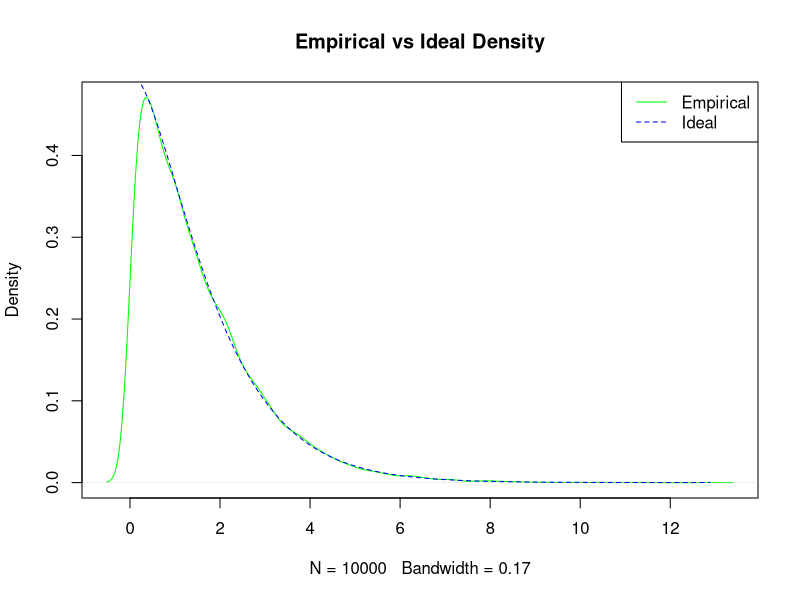
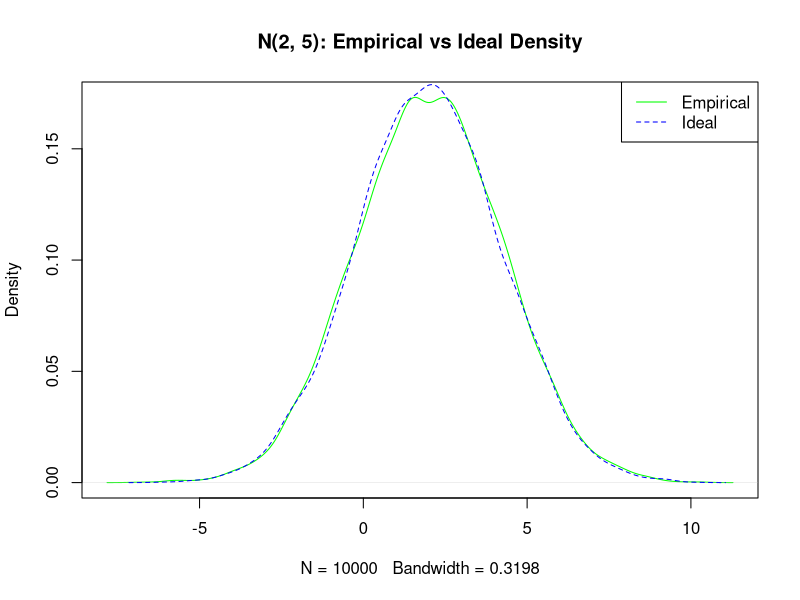
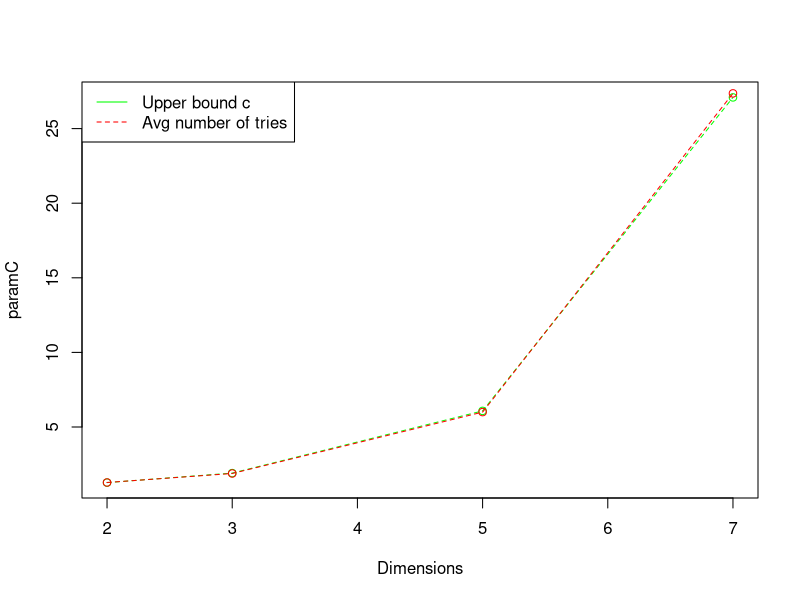

Write R code to recreate these figures, in order.
## ---- chunk 1
knitr::opts_chunk$set(echo = TRUE)
## ---- chunk 2
    ar.from.exp <- function(lambda_star = 0.618) {
      n_try <- 0
      
      # compute c
      paramC <- exp(-lambda_star) / (2 * lambda_star * (1 - lambda_star))  # \approx 1.141
      
      while(TRUE) {
        n_try <- n_try + 1
        # Generate a proposal
        proposal <- rexp(1, rate = lambda_star)
        
        # probability of proposal under target distro
        py <- (1 + proposal) * exp(-proposal) / 2
        
        # probability of proposal under proposal distro
        qy <- dexp(proposal, rate = lambda_star)
        
        if (runif(1) < py / (paramC * qy)) {
          break
        }
      }
      return(c(proposal, n_try))
    }
## ---- chunk 3
    N <- 10000
    samples <- numeric(N)
    for (ix in 1:N) {
      x <- ar.from.exp()
      samples[ix] <- x[1]
    }
## ---- chunk 4
    # Empirical mean,
    print(mean(samples))  # should be approx 1.5
## ---- chunk 5
    support <- seq(min(samples), max(samples), length=1000)
    theoretical <- (1 + support) * exp(-support) / 2
    empirical <- density(samples)
    plot(empirical, col="green", main="Empirical vs Ideal Density")
    lines(support, theoretical, col="blue", lty=2)
    legend("topright", lty=1:2, col=c("green", "blue"), legend=c("Empirical", "Ideal"))
## ---- chunk 6
    l1 <- 0.1
    l2 <- 0.9
    # See how many tries it takes for the AR to generate a sample for
    # suboptimal lambda values
    tries_l1 <- numeric(length=N)
    tries_l2 <- numeric(length=N)
    for (i in 1:N) {
      x <- ar.from.exp(l1)
      y <- ar.from.exp(l2)
      tries_l1[i] <- x[2]
      tries_l2[i] <- y[2]
    }
    print(mean(tries_l1))
    print(mean(tries_l2))
## ---- chunk 7
    box.muller <- function(mu = 0, sigma2 = 1) {
      u <- runif(2)
      r <- sqrt(-2 * log(u[1]))
      theta <- 2 * pi * u[2]
      return(c(r * cos(theta), r * sin(theta)))
    }
## ---- chunk 8
    box.muller <- function(mu = 0, sigma2 = 1) {
      u <- runif(2)
      r <- sqrt(-2 * log(u[1]))
      theta <- 2 * pi * u[2]
      samples <- c(r * cos(theta), r * sin(theta))
      return(sqrt(sigma2) * samples + mu)  # Scale by std, shift by mean
    }
## ---- chunk 9
    X <- matrix(, nrow=5000, ncol=2)
    for (i in 1:5000) {
      X[i,] <- box.muller(mu = 2, sigma2 = 5)
    }
## ---- chunk 10
    ideal_mean <- 2
    print(mean(X))  # should be /approx 2
## ---- chunk 11
    ideal <- rnorm(10000, mean=2, sd=sqrt(5))
    plot(density(X), col="green", main="N(2, 5): Empirical vs Ideal Density")
    lines(density(ideal), col="blue", lty=2)
    legend("topright", lty=1:2, col=c("green", "blue"), legend=c("Empirical", "Ideal"))
## ---- chunk 12
    hyperball <- function(p) {
      
      # upper bound C not really required in the case of sampling a sphere from a cube,
      # but leaving it here for the record.
      paramC <- (2 ^ p) * gamma(p / 2 + 1) / (pi ^ (p / 2))
      
      nTry <- 0
      while (TRUE) {
        nTry = nTry + 1
        # Draw a uniform proposal from the hypercube
        proposal <- runif(p, min=-1, max=1)
        # accept if the L2 norm of the proposal <=1, i.e. proposal is in the unit sphere.
        if (norm(proposal, type="2") <= 1) {
          break
        }
      }
      return(list("sample" = proposal, "tries" = nTry))
    }
## ---- chunk 13
    P <- c(2, 3, 5, 7)
    N <- 10000
    
    n_loops <- numeric(length=4)
    for (i in 1:length(P)) {
      nTries <- 0
      for (j in 1:N) {
        x <- hyperball(P[i])
        nTries <- nTries + x$tries
      }
      n_loops[i] <- nTries / N
    }
## ---- chunk 14
    paramC <- (2 ^ P) * gamma(P / 2 + 1) / (pi ^ (P / 2))
    plot(P, paramC, xlab="Dimensions", col="green")
    lines(P, paramC, col="green", lty=2)
    points(P, n_loops, col="red")
    lines(P, n_loops, col="red", lty=2)
    legend("topleft", lty=1:2, col=c("green", "red"), legend=c("Upper bound c",
                                                                "Avg number of tries"))
